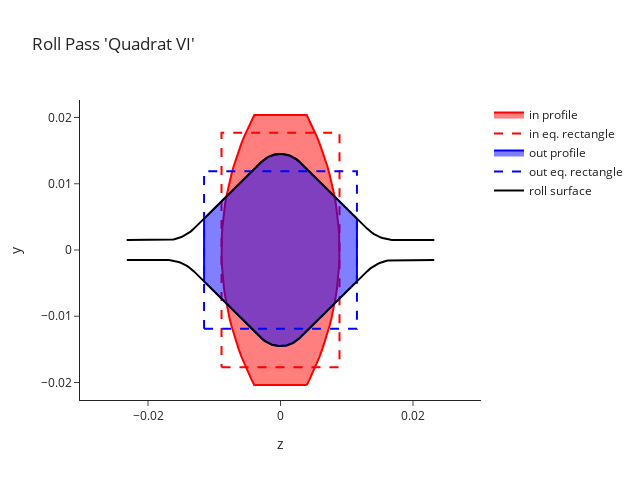

Notebook source saved alongside this figure:
### Code cell
sequence.roll_passes[1].plot()
